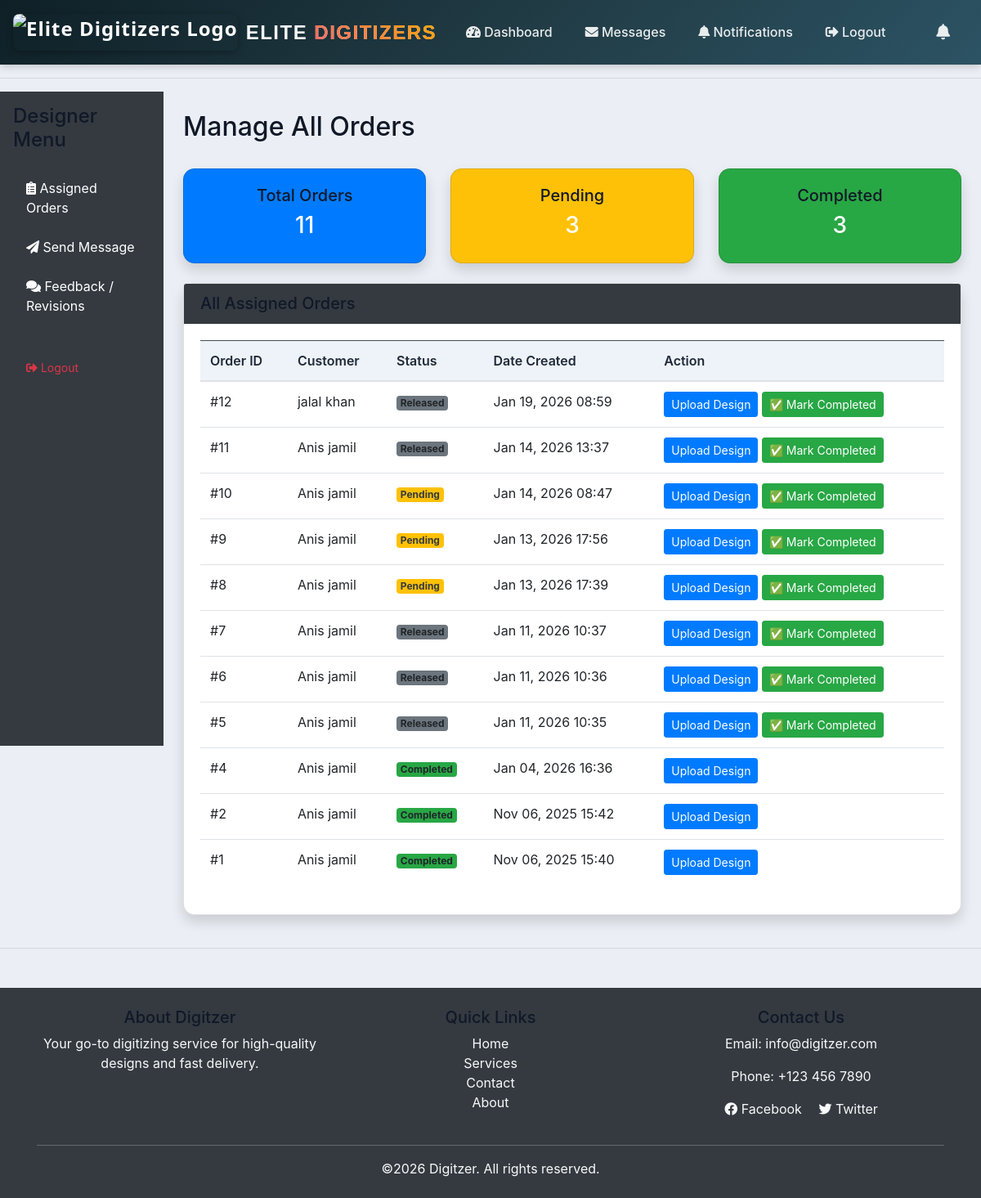
The app's page /designer/manage-orders/ (signed in) with its own data.
### accounts/models.py (models this page shows, shortened)
class Order(models.Model):
    def validate_2mb_file(value):
        max_size = 2 * 1024 * 1024  # 2 MB
        if value.size > max_size:
            raise ValidationError("File size must be less than or equal to 2 MB.")
    STATUS = (
        ('Pending', 'Pending'),
        ('Out for delivery', 'Out for delivery'),
        ('Delivered', 'Delivered'),
        ('Quote Requested', 'Quote Requested'),
        ('Active', 'Active'),
        ('Completed', 'Completed'),
        ('Released', 'Released'),
    )
    ORDER_TYPE = (
        ('Digitizing', 'Digitizing'),
        ('Vector', 'Vector'),
        ('Patch', 'Patch'),
        ('Quote', 'Quote'),
    )
    PAYMENT_STATUS = (
        ('Pending', 'Pending'),
        ('Paid', 'Paid'),
        ('Refunded', 'Refunded'),
    )
    REVIEW_STATUS = (
    ('Pending', 'Pending'),
    ('Approved', 'Approved'),
    ('Rejected', 'Rejected'),
    )
    PLACEMENT_CHOICES = [
        ('Apron', 'Apron'),
        ('Bags', 'Bags'),
        ('Cap', 'Cap'),
        ('Cap Side', 'Cap Side'),
        ('Cap Back', 'Cap Back'),
        ('Chest', 'Chest'),
        ('Gloves', 'Gloves'),
        ('Jacket Back', 'Jacket Back'),
        ('Patches', 'Patches'),
        ('Sleeve', 'Sleeve'),
        ('Towel', 'Towel'),
        ('Visor', 'Visor'),
        ('Other', 'Other'),
    ]
    FABRIC_CHOICES = [
        ('Blanket', 'Blanket'),
        ('Canvas', 'Canvas'),
        ('Canis', 'Canis'),
        ('Cotton Woven', 'Cotton Woven'),
        ('Denim', 'Denim'),
        ('Felt', 'Felt'),
        ('Flannel', 'Flannel'),
        ('Fleece', 'Fleece'),
        ('Leather', 'Leather'),
        ('Nylon', 'Nylon'),
        ('Pique', 'Pique'),
        ('Polyester', 'Polyester'),
        ('Silk', 'Silk'),
        ('Single Jersey', 'Single Jersey'),
        ('Towel', 'Towel'),
        ('Twill', 'Twill'),
        ('Other', 'Other'),
    ]
    FORMAT_CHOICES = [
        ('100', '100'),
        ('cdr', 'cdr'),
        ('cdn', 'cdn'),
        ('dsb', 'dsb'),
        ('dst', 'dst'),
        ('dsz', 'dsz'),
        ('emb', 'emb'),
        ('exp', 'exp'),
        ('jef', 'jef'),
        ('ksm', 'ksm'),
        ('ofm', 'ofm'),
        ('pes', 'pes'),
        ('pxf', 'pxf'),
        ('pof', 'pof'),
        ('tap', 'tap'),
        ('xxx', 'xxx'),
        ('other', 'Other'),
    ]
    customer = models.ForeignKey(Customer, on_delete=models.CASCADE)
    order_type = models.ForeignKey(Product, null=True, on_delete=models.SET_NULL)
    Order_name_PO = models.CharField(max_length=50,  null=True, blank=True)# change this to Order_name/PO for patch name patch type
    date_created = models.DateTimeField(auto_now_add=True, null=True)
    status = models.CharField(max_length=200, null=True, choices=STATUS)
    Additional_information = models.TextField(blank=True, null=True)
    design_file = models.FileField(upload_to='designs/', null=True, blank=True)
    invoice_file = models.FileField(upload_to='invoices/', null=True, blank=True)
    quantity = models.PositiveIntegerField(default=1)
    fabric_material = models.CharField(max_length=100, blank=True, null=True, choices=FABRIC_CHOICES)
    Required_Format = models.CharField(max_length=100, blank=True, null=True, default='DST', choices=FORMAT_CHOICES)
    urgent = models.BooleanField(default=False)
    price = models.DecimalField(max_digits=10, decimal_places=2, blank=True, null=True, default=0.00)
    Height = models.CharField(max_length=100, blank=True, null=True, default='standard')
    Width = models.CharField(max_length=100, blank=True, null=True, default='standard')
    total_colors = models.PositiveIntegerField(null=True ,blank=True)
    turnaround_time = models.CharField(max_length=100, blank=True, null=True)
    placement = models.CharField(max_length=100, blank=True, null=True, choices=PLACEMENT_CHOICES)
    released = models.BooleanField(default=False)  # For release_projects
    payment_status = models.CharField(max_length=20, choices=PAYMENT_STATUS, default='Pending')  # For follow-up payments
    date_completed = models.DateTimeField(null=True, blank=True)  # Optional: track completion time
    review_status = models.CharField(max_length=20, choices=REVIEW_STATUS, default='Pending')
    review_comment = models.TextField(blank=True, null=True)
    design_file = models.FileField(upload_to='designs/', blank=True, null=True, validators=[validate_2mb_file])# limated size 2MB
    assigned_sale_reps = models.ForeignKey(
        SalesRepresentative,
        on_delete=models.SET_NULL,
        null=True,
        blank=True,
        related_name='sales_rep_orders'
    )
    assigned_designer = models.ForeignKey(
        User,
        on_delete=models.SET_NULL,
        null=True,
        blank=True,
        related_name='designer_orders'
    )

class Customer(models.Model):
    user = models.OneToOneField(
        User, null=True, blank=True,
        on_delete=models.CASCADE,
        related_name="customer_profile"
    )
    name = models.CharField(max_length=200,null=True, blank=True)
    designer = models.ForeignKey(
        'Designer', null=True, blank=True,
        on_delete=models.SET_NULL,
        related_name='orders'
    )
    profile_pic = models.ImageField(
        upload_to='profile_pics/',
        null=True,
        blank=True,
        default='profile_pics/default.png'
    )
    sales_rep = models.ForeignKey('SalesRepresentative', null=True, blank=True, on_delete=models.SET_NULL)
    phone = models.CharField(max_length=200, null=True, blank=True)
    email = models.CharField(max_length=200, null=True, blank=True)
    date_created = models.DateTimeField(auto_now_add=True, null=True)

### accounts/views.py (the view)
# urls.py: path("designer/manage-orders/", views.designer_manage_orders, name="design_manage_orders"),   #this
@login_required
def designer_manage_orders(request):
    all_orders = Order.objects.filter(assigned_designer=request.user)
    status = request.GET.get('status', None)
    orders = all_orders.order_by('-date_created')
    if status:
        orders = orders.filter(status=status)
    counts = {
        'total': all_orders.count(),
        'pending': all_orders.filter(status='Pending').count(),
        'completed': all_orders.filter(status='Completed').count()
    }
    return render(request, 'accounts/design_manage_orders.html', {
        'orders': orders,
        'status_filter': status,
        'counts': counts
    })

### templates/accounts/design_manage_orders.html
{% extends 'accounts/main.html' %}
{% load static %}
{% block content %}
<div class="container-fluid">
    <div class="row">
        <div class="col-md-3 col-lg-2 bg-dark text-white vh-100 p-3">
            <h4 class="mb-4">Designer Menu</h4>
            <ul class="nav flex-column">
                <li class="nav-item mb-2">
                    <a href="{% url 'designer-dashboard' %}" class="nav-link text-white">
                        <i class="fas fa-clipboard-list me-2"></i> Assigned Orders
                    </a>
                </li>
                <li class="nav-item mb-2">
                    <a href="{% url 'communicate_with_sales_admin' %}" class="nav-link text-white">
                        <i class="fas fa-paper-plane me-2"></i> Send Message
                    </a>
                </li>
                <li class="nav-item mb-2">
                    <a href="{% url 'designer_feedback' %}" class="nav-link text-white">
                        <i class="fas fa-comments me-2"></i> Feedback / Revisions
                    </a>
                </li>
                <li class="nav-item mt-4">
                    <a class="nav-link text-danger" href="{% url 'logout' %}">
                        <i class="fas fa-sign-out-alt me-2"></i> Logout
                    </a>
                </li>
            </ul>
        </div>
        <div class="col-md-9 col-lg-10 p-4">
            <div class="d-flex justify-content-between align-items-center mb-4">
                <h2>Manage All Orders</h2>
            </div>
            <div class="row mb-4">
                <div class="col-md-4">
                    <div class="card text-white bg-primary shadow">
                        <div class="card-body text-center">
                            <h5>Total Orders</h5>
                            <h3>{{ counts.total }}</h3>
                        </div>
                    </div>
                </div>
                <div class="col-md-4">
                    <div class="card text-white bg-warning shadow">
                        <div class="card-body text-center">
                            <h5>Pending</h5>
                            <h3>{{ counts.pending }}</h3>
                        </div>
                    </div>
                </div>
                <div class="col-md-4">
                    <div class="card text-white bg-success shadow">
                        <div class="card-body text-center">
                            <h5>Completed</h5>
                            <h3>{{ counts.completed }}</h3>
                        </div>
                    </div>
                </div>
            </div>
            <div class="card shadow">
                <div class="card-header bg-dark text-white">
                    <h5 class="mb-0">All Assigned Orders</h5>
                </div>
                <div class="card-body">
                    <table class="table table-hover align-middle">
                        <thead class="table-dark">
                            <tr>
                                <th>Order ID</th>
                                <th>Customer</th>
                                <th>Status</th>
                                <th>Date Created</th>
                                <th>Action</th>
                            </tr>
                        </thead>
                        <tbody>
                            {% for order in orders %}
                            <tr>
                                <td>#{{ order.id }}</td>
                                <td>{{ order.customer.name }}</td>
                                <td>
                                    {% if order.status == "Pending" %}
                                        <span class="badge bg-warning text-dark">Pending</span>
                                    {% elif order.status == "Completed" %}
                                        <span class="badge bg-success">Completed</span>
                                    {% else %}
                                        <span class="badge bg-secondary">{{ order.status }}</span>
                                    {% endif %}
                                </td>
                                <td>{{ order.date_created|date:"M d, Y H:i" }}</td>
                                <td>
                                    <a href="{% url 'upload_design' order.id %}" class="btn btn-primary btn-sm">
                                        Upload Design
                                    </a>
                                    {% if order.status != "Completed" %}
                                        <a href="{% url 'mark-design-completed' order.id %}"
                                           class="btn btn-success btn-sm ms-1">
                                            ✅ Mark Completed
                                        </a>
                                    {% endif %}
                                </td>
                            </tr>
                            {% empty %}
                            <tr>
                                <td colspan="5" class="text-center">
                                    No assigned orders found.
                                </td>
                            </tr>
                            {% endfor %}
                        </tbody>
                    </table>
                </div>
            </div>
        </div>
    </div>
</div>
{% endblock %}

### static/css/main.css (style rules this page uses)
body { background-color: #ebeff5; }
.text-danger { font-size: 0.875rem; color: #dc3545 !important; margin-top: 5px; }
.card { border-radius: 14px; }
.table thead th { background: #eef3f9; color: #1f2937; font-weight: 600; }
h5, h4, h2 { color: #111827; }

### records on screen
Order: id "12", customer.name "jalal khan", status "Released", date_created "Jan 19, 2026 08:59", shows "✅ Mark Completed"
Order: id "11", customer.name "Anis jamil", status "Released", date_created "Jan 14, 2026 13:37", shows "✅ Mark Completed"
Order: id "10", customer.name "Anis jamil", status "Pending", date_created "Jan 14, 2026 08:47"
Order: id "9", customer.name "Anis jamil", status "Pending", date_created "Jan 13, 2026 17:56"
Order: id "8", customer.name "Anis jamil", status "Pending", date_created "Jan 13, 2026 17:39"
Order: id "7", customer.name "Anis jamil", status "Released", date_created "Jan 11, 2026 10:37", shows "✅ Mark Completed"
Order: id "6", customer.name "Anis jamil", status "Released", date_created "Jan 11, 2026 10:36", shows "✅ Mark Completed"
Order: id "5", customer.name "Anis jamil", status "Released", date_created "Jan 11, 2026 10:35", shows "✅ Mark Completed"
Order: id "4", customer.name "Anis jamil", status "Completed", date_created "Jan 04, 2026 16:36"
Order: id "2", customer.name "Anis jamil", status "Completed", date_created "Nov 06, 2025 15:42"
Order: id "1", customer.name "Anis jamil", status "Completed", date_created "Nov 06, 2025 15:40"

### other values on screen
{{ counts.total }} "11"
{{ counts.pending }} "3"
{{ counts.completed }} "3"
